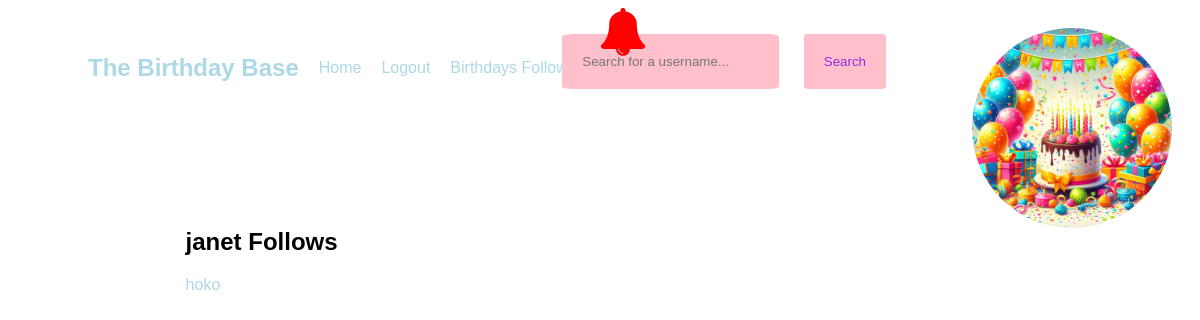
The page /following/janet (signed in) on the database as committed earlier.
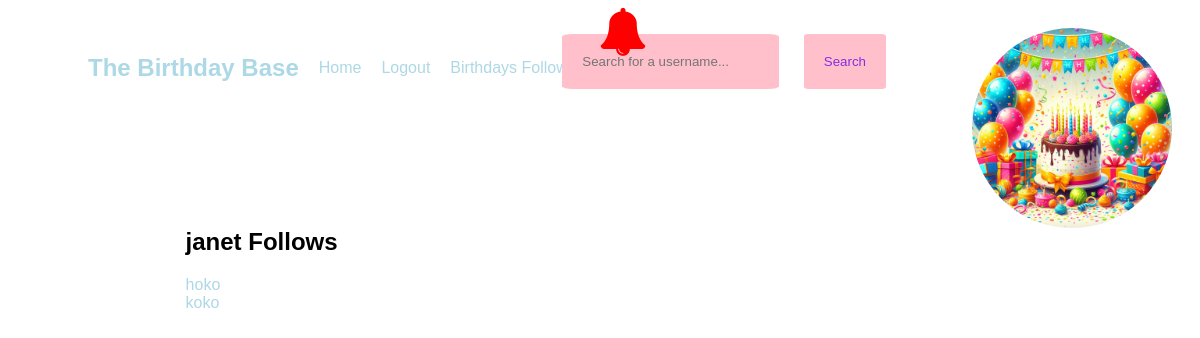
The same page on the database as committed later.
### app.py (models this page shows, shortened)
class Follow(db.Model):
    follower_id = db.Column(db.Integer, db.ForeignKey("user.id"), primary_key=True)
    followed_id = db.Column(db.Integer, db.ForeignKey("user.id"), primary_key=True)
    timestamp = db.Column(db.DateTime, default=datetime.now())

class User(db.Model, UserMixin):
    id = db.Column(db.Integer, primary_key=True)
    username = db.Column(db.String(20), nullable=False, unique=True)
    password = db.Column(db.String(80), nullable=False)
    first_name = db.Column(db.String(20), nullable=False)
    last_name = db.Column(db.String(80), nullable=True)
    birthday = db.Column(db.Date, nullable=False)
    profile_pic = db.Column(db.String(), default="default.jpg")
    followed = db.relationship(
        "Follow",
        foreign_keys=[Follow.follower_id],
        backref=db.backref("follower", lazy="joined"),
        lazy="dynamic",
        cascade="all, delete-orphan",
    )
    followers = db.relationship(
        "Follow",
        foreign_keys=[Follow.followed_id],
        backref=db.backref("followed", lazy="joined"),
        lazy="dynamic",
        cascade="all, delete-orphan",
    )
    postsender = db.relationship(
        "Post",
        backref=backref("postsender", uselist=False),
        foreign_keys=[Post.sender],
        lazy=True,
    )

### app.py (the view)
@app.route("/following/<username>")
def following(username):
    user = User.query.filter_by(username=username).first_or_404()
    following = Follow.query.filter_by(follower_id=user.id).all()
    return render_template("following.html", following=following, user=user)

### app.py (called while the page is built)
@login_manager.user_loader
def load_user(user_id):
    return User.query.get(int(user_id))

@app.context_processor
def base():
    def notifbday():
        user_id = flask_login.current_user.id
        current_date = datetime.now()
        one_month_earlier = current_date + relativedelta(months=1)
        birthdays_in_last_month = User.query.join(
            Follow, Follow.follower_id == user_id
        ).filter(
            User.birthday >= current_date,
            User.birthday <= one_month_earlier
        ).all()
        return birthdays_in_last_month
    return dict(notif=notifbday)

### templates/following.html
{% extends 'base.html' %} {% block content %}
<section>
    <h1>
        {{user.username }} Follows
    </h1>
    {% for f in following %}
    <a href="{{ url_for('profile', username=f.followed.username) }}">
        {{ f.followed.username }}
      </a><br>
    {% endfor %}
</section>
{% endblock %}

Rows that differ between the two databases and show on the page:
added Follow: followed.username "koko"
